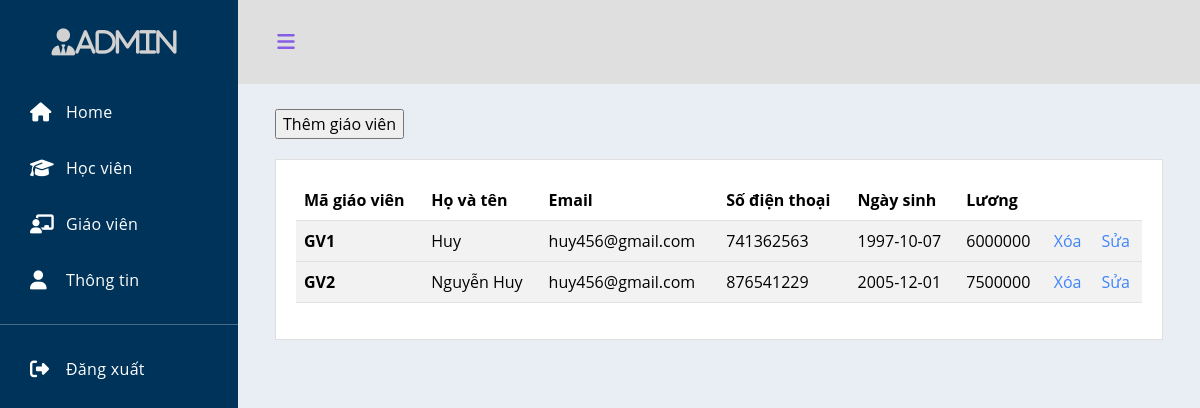
The page /Nhom_109/indexadmin.php?act=qlgv on the database its author committed.
### tables this page shows
CREATE TABLE IF NOT EXISTS `giangvien` (
  `id` varchar(8) NOT NULL,
  `tengv` varchar(30) NOT NULL,
  `email` varchar(30) NOT NULL,
  `sdt` int(10) NOT NULL,
  `luong` float NOT NULL,
  `ngaysinh` date NOT NULL,
  PRIMARY KEY (`id`)
);

### Nhom_109/model/admingv.php (called while the page is built, shortened)
<?php
    function getall_gv(){
        $conn=connectdb();
        $stmt = $conn->prepare("SELECT * FROM giangvien");
        $stmt->execute();
        $kq=$stmt->fetchAll();
        return $kq;
    }
?>

### Nhom_109/admingv.php (the view, shortened to what this page needs)
            <div class='dashboard-content'>
                <div class='container'>
                    <form action="indexadmin.php?act=insertgvform" method="post" enctype="multipart/form-data" class="gvinsertbt">
                        <input type="submit" value="Thêm giáo viên" name="insert">
                    </form>
                    <div class='card'>
                        <div class='card-body'>
                            <table class="table table-striped table-hover">
                                <thead>
                                  <tr>
                                    <th scope="col">Mã giáo viên</th>
                                    <th scope="col">Họ và tên</th>
                                    <th scope="col">Email</th>
                                    <th scope="col">Số điện thoại</th>
                                    <th scope="col">Ngày sinh</th>
                                    <th scope="col">Lương</th>
                                    <th scope="col"></th>
                                    <th scope="col"></th>
                                  </tr>
                                </thead>
                                <?php
                                  if(isset($kq)&&(count($kq)>0)){
                                      foreach($kq as $ds){
                                         echo '<tbody>
                                        <tr>
                                          <th>'.$ds['id'].'</th>
                                          <td>'.$ds['tengv'].'</td>
                                          <td>'.$ds['email'].'</td>
                                          <td>'.$ds['sdt'].'</td>
                                          <td>'.$ds['ngaysinh'].'</td>
                                          <td>'.$ds['luong'].'</td>
                                          <td><a href="indexadmin.php?act=deletegv&id='.$ds['id'].'">Xóa</a></td>
                                          <td><a href="indexadmin.php?act=updateform&id='.$ds['id'].'"">Sửa</a></td>
                                        </tr></tbody>';
                                      }
                                  }
                                ?>
                              </table>
                        </div>
                    </div>
                </div>
            </div>
        </div>
    </div>
</body>
</html>

### Nhom_109/style/adminhv.css (style rules this page uses)
:root { --font-family-sans-serif: "Open Sans", -apple-system, BlinkMacSystemFont, "Segoe UI", Roboto, "Helvetica Neue", Arial, sans-serif, "Apple Color Emoji", "Segoe UI Emoji", "Segoe UI Symbol", "Noto Color Emoji"; }
*, *::before, *::after { -webkit-box-sizing: border-box; box-sizing: border-box; }
html { font-family: sans-serif; line-height: 1.15; -webkit-text-size-adjust: 100%; -webkit-tap-highlight-color: rgba(0, 0, 0, 0); }
body { margin: 0; font-family: "Open Sans", -apple-system, BlinkMacSystemFont, "Segoe UI", Roboto, "Helvetica Neue", Arial, sans-serif, "Apple Color Emoji", "Segoe UI Emoji", "Segoe UI Symbol", "Noto Color Emoji"; font-size: 1rem; font-weight: 400; line-height: 1.5; color: #515151; background-color: #e9edf4; }
a { color: #3f84fc; text-decoration: none; background-color: transparent; }
.card { position: relative; display: -webkit-box; display: -webkit-flex; display: -ms-flexbox; display: flex; -webkit-box-orient: vertical; -webkit-box-direction: normal; -webkit-flex-direction: column; -ms-flex-direction: column; flex-direction: column; min-width: 0; word-wrap: break-word; background-color: #fff; background-clip: border-box; border: 1px solid rgba(0, 0, 0, 0.125); border-radius: 0; }
.card-body { -webkit-box-flex: 1; -webkit-flex: 1 1 auto; -ms-flex: 1 1 auto; flex: 1 1 auto; padding: 1.25rem; }
.dashboard-content { -webkit-box-flex: 2; -webkit-flex-grow: 2; -ms-flex-positive: 2; flex-grow: 2; padding: 25px; }
.gvinsertbt { margin-bottom: 20px; }

### rows shown on the page
giangvien: id "GV1", tengv "Huy", email "huy456@gmail.com", sdt "741362563", ngaysinh "1997-10-07", luong "6000000"
giangvien: id "GV2", tengv "Nguyễn Huy", email "huy456@gmail.com", sdt "876541229", ngaysinh "2005-12-01", luong "7500000"
